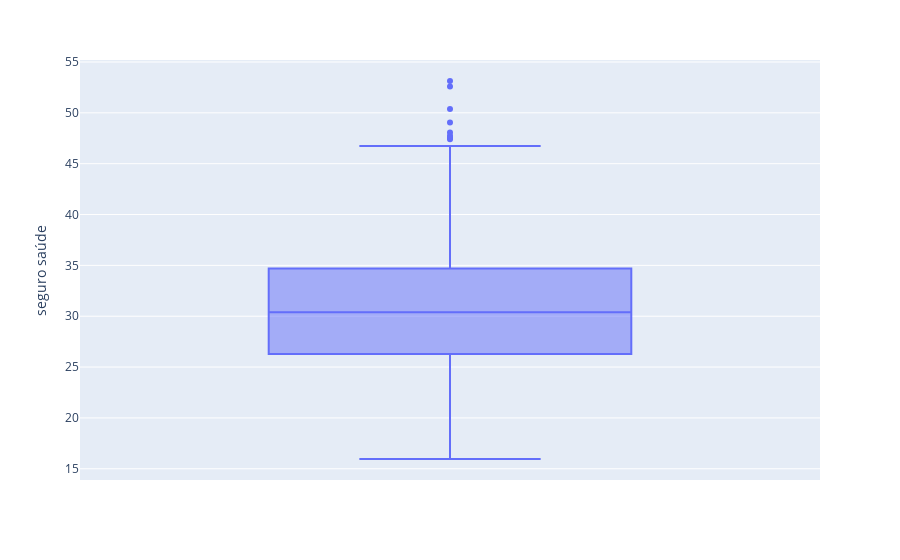

Notebook code for this chart:
### Code cell
caixa_grafico=px.box(df_ins_copia,y="seguro saúde")
caixa_grafico.show()

### Figure 1 — Plotly figure (JSON) as saved in the notebook; plotly's stock layout.template omitted (floating-point values rounded to 4 significant figures; data arrays with more than 128 entries replaced by an {"elided": "..."} marker saying what was removed)
{"data": [{"alignmentgroup": "True", "hovertemplate": "seguro saúde=%{y}<extra></extra>", "legendgroup": "", "marker": {"color": "#636efa"}, "name": "", "notched": false, "offsetgroup": "", "orientation": "v", "showlegend": false, "type": "box", "x0": " ", "xaxis": "x", "y": {"elided": "1338 float values"}, "y0": " ", "yaxis": "y"}], "layout": {"boxmode": "group", "legend": {"tracegroupgap": 0}, "margin": {"t": 60}, "xaxis": {"anchor": "y", "domain": [0, 1]}, "yaxis": {"anchor": "x", "domain": [0, 1], "title": {"text": "seguro saúde"}}}}
